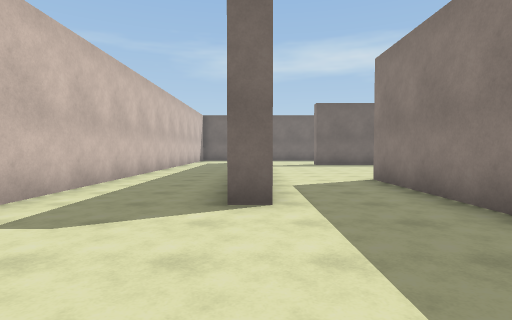
View 1 (above)

24 first-person views from a walk through a Unity game level. The camera is 1.4 m above the floor, tilts 2° down and sees 80° across. The floor is counted in squares, 2 m on a side. Each view is taken from the middle of a square. On the plan, view 1 faces up. The plan holds only what a view shows up to about 10 squares ahead; the rest is blank. The place goes on beyond the plan. The player is left out. Surface patterns are stand-ins for the level's own textures.

View 2
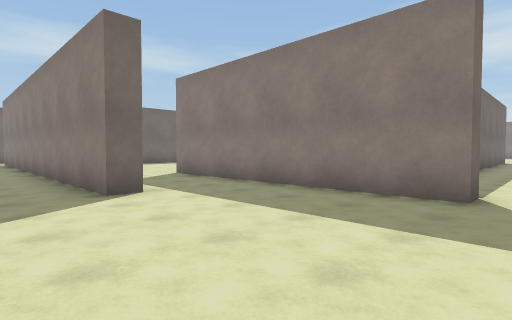

View 3
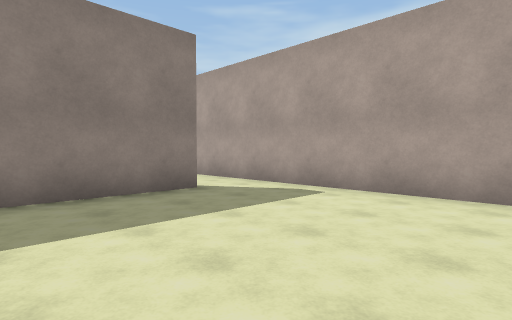

View 4
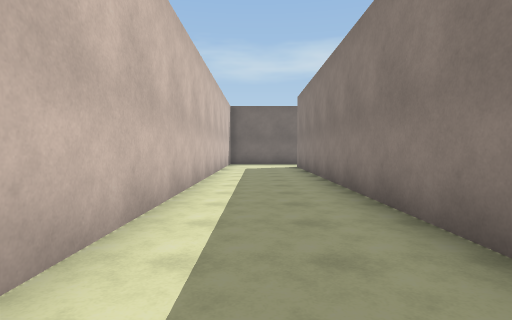

View 5
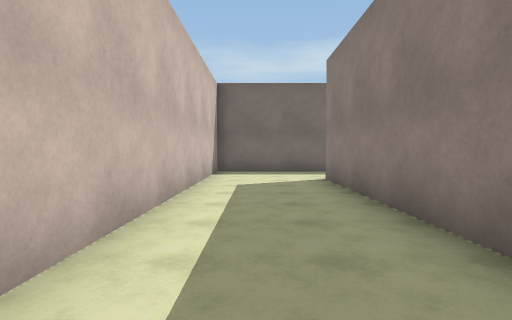

View 6
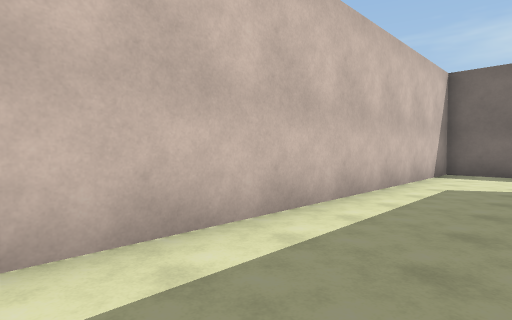

View 7
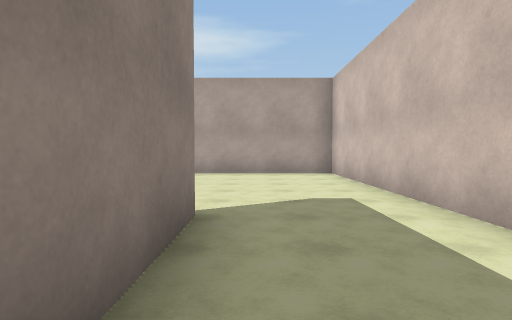

View 8
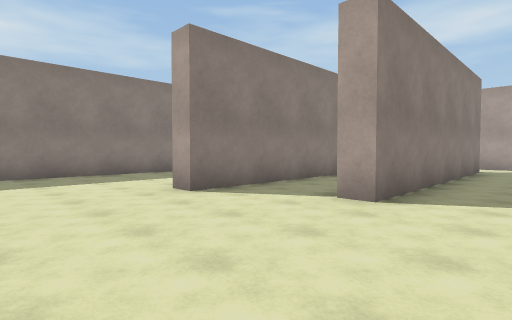

View 9
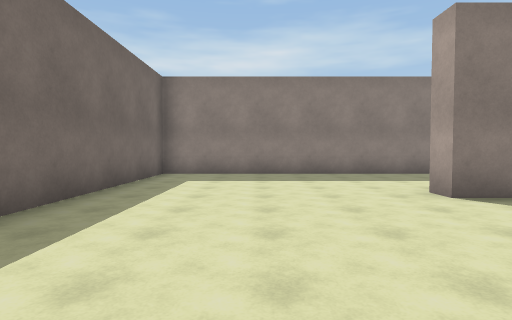

View 10
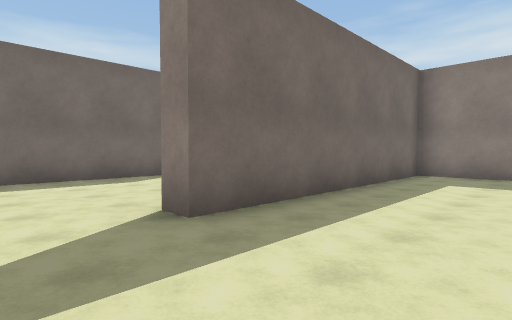

View 11
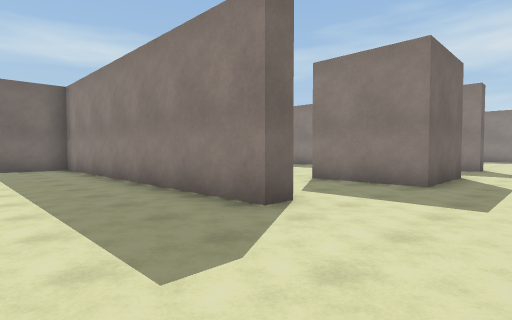

View 12
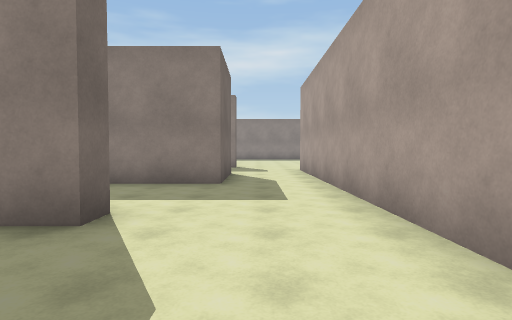

View 13
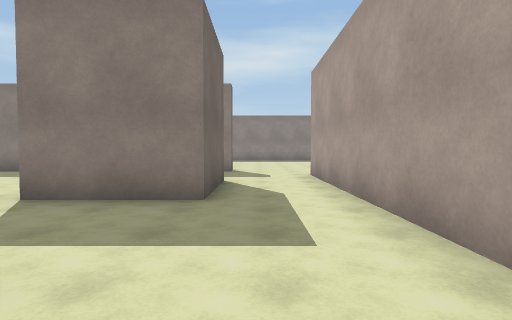

View 14
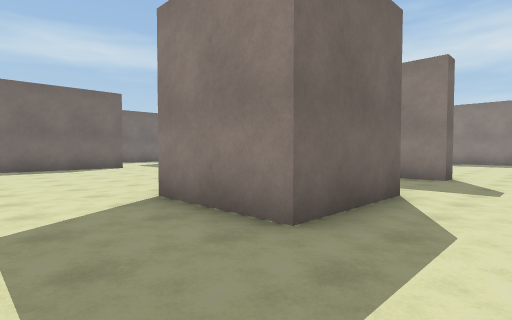

View 15
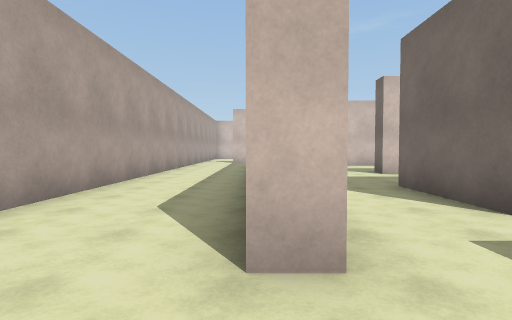

View 16
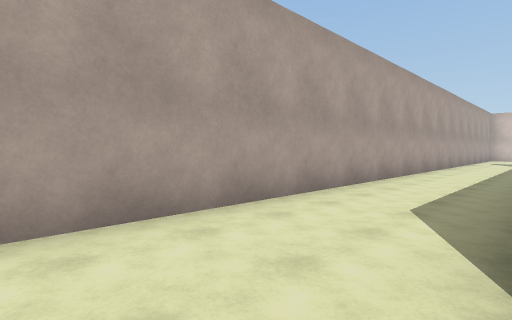

View 17
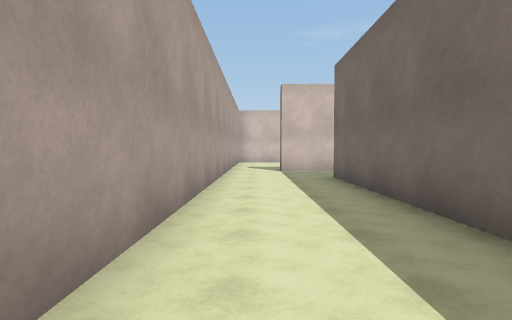

View 18
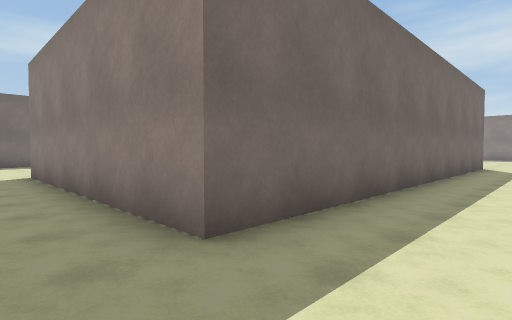

View 19
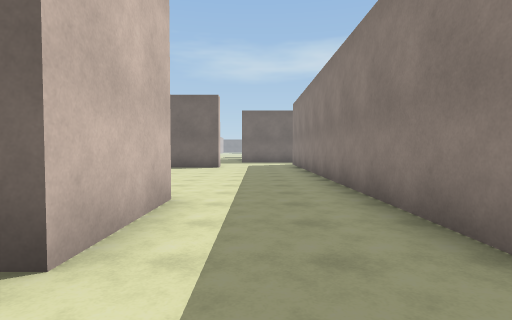

View 20
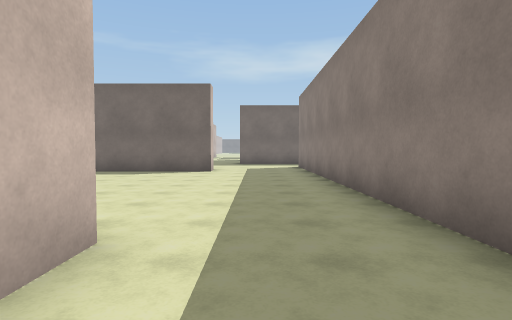

View 21
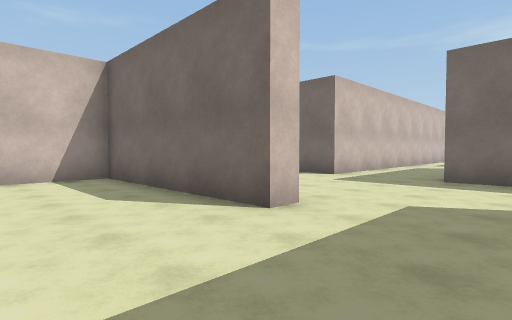

View 22
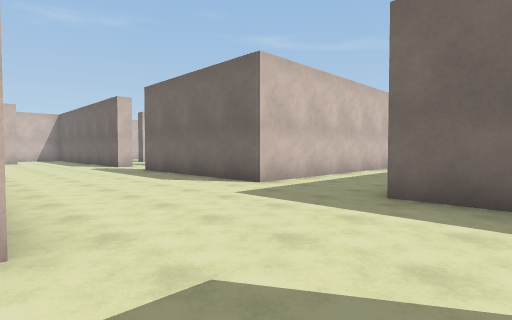

View 23
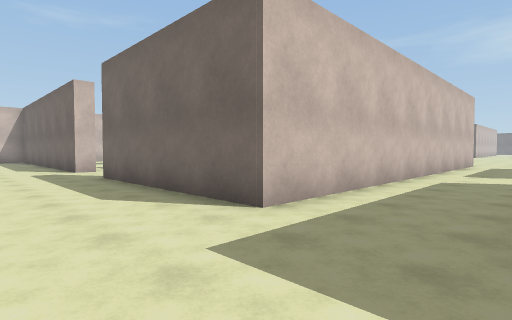

View 24
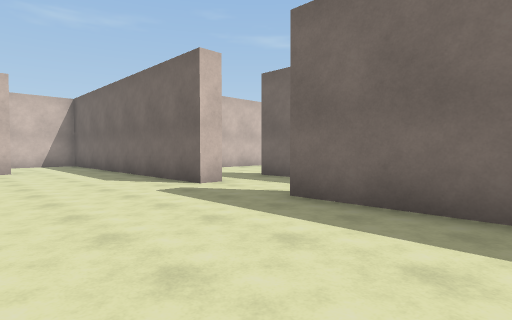

### Floor plan
Points are (right, up) in squares from view 1. A wall is a line through its corners. A room is listed if a view was taken in it or the views show most of it. See-through windows are left out.
Room 1 (views 1, 2, 3, 4, 5, 6, 7)
walls: (0.2, 3.7) (-0.4, 3.7) (-0.4, 16.2); (3.3, -0.2) (2.7, -0.2) (2.7, 7); (0.6, 18.6) (-3.2, 18.6) (-3.2, -1.9) (3.5, -1.9)
ways out: opening at (1.5, 7.5) to room 2; opening at (3, -1) to room 2; opening at (0, 17.5) to room 3
Room 2 (views 8, 9, 10, 11, 12, 13, 14, 15, 16, 17, 18, 19, 20)
walls: (10.3, 5.1) (10.3, 4.6) (9.8, 4.6) (9.8, 13.7) (2.7, 13.7) (2.7, 14.2); (8.8, 1.5) (17.3, 1.5) (17.3, 0.9); (2.7, 7) (3.4, 7); (3.3, 1.5) (3.3, -0.2); (15.8, 6.4) (15.8, 3.7) (13.2, 3.7) (13.2, 6.4); (16.2, 0.9) (5.4, 0.9) (5.4, 8.2) (6, 8.2); (3.5, -1.9) (18.9, -1.9); (19.4, 3.7) (18.7, 3.7) (18.7, 6.4)
ways out: opening at (1.5, 7.5) to room 1; opening at (3, -1) to room 1; opening at (1.5, 14) to room 3; opening at (11.5, 5.5) to room 3; opening at (17.5, 6) to room 3
Room 3 (views 21, 22, 23, 24)
walls: (13.5, 27.6) (13.5, 18.6) (8, 18.6); (17.6, 18.4) (16.2, 18.4); (6.2, 21.1) (5.1, 21.1); (5.8, 19.2) (5.8, 18.6) (0.6, 18.6); (15.6, 14.2) (15.6, 13.7) (10.3, 13.7) (10.3, 11.6); (18.7, 6.4) (18.7, 14)
ways out: opening at (0, 17.5) to room 1; opening at (1.5, 14) to room 2; opening at (11.5, 5.5) to room 2; opening at (17.5, 6) to room 2; opening at (5, 20)

Positions as (right, up) in squares from view 1, and headings:
1: (0, 0), facing up
2: (-2, -1), facing up-right
3: (-2, 3), facing down-right
4: (-2, 4), facing up
5: (-2, 9), facing up
6: (-1, 9), facing up-left
7: (-1, 7), facing down
8: (1, 11), facing down-right
9: (1, 11), facing right
10: (1, 11), facing up-right
11: (7, 2), facing up-right
12: (7, 3), facing right
13: (9, 3), facing right
14: (11, 2), facing up-right
15: (19, 1), facing left
16: (19, 1), facing down-left
17: (13, -1), facing left
18: (4, -1), facing up-right
19: (17, 2), facing up
20: (17, 4), facing up
21: (18, 11), facing up-left
22: (18, 14), facing up-left
23: (16, 16), facing up-left
24: (11, 15), facing up-left
